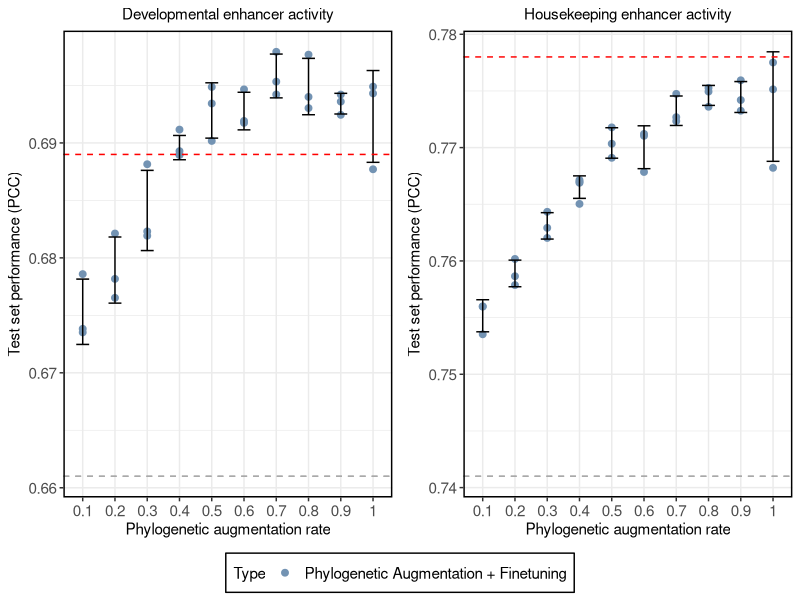
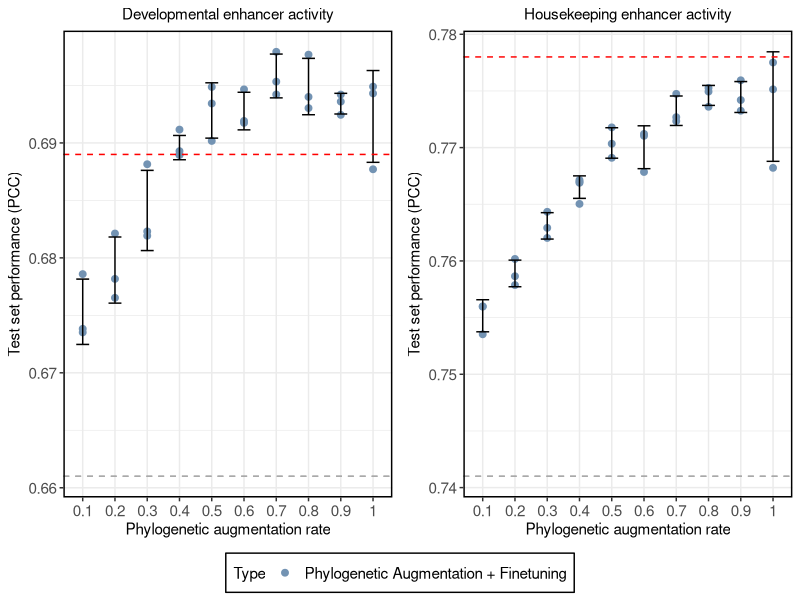

Here is the R script that generated these plots, in order:
# ####################################################################################################################
# plot_hyperparameter_analysis_suppl_phylo_aug_rate.R
#
# Visualize the test performance of on the Drosophila S2 enhancer data using different phylo aug rates with 10 species
# ####################################################################################################################

# ====================================================================================================================
# Imports
# ====================================================================================================================
library(tidyverse)
library(cowplot)
library(ggrepel)

# ====================================================================================================================
# Common functions
# ====================================================================================================================

# Summarize data (mean and standard deviation)
data_summary <- function(data, varname, groupnames){
  require(plyr)
  summary_func <- function(x, col){
    c(mean = mean(x[[col]], na.rm=TRUE),
      sd = sd(x[[col]], na.rm=TRUE))
  }
  data_sum<-ddply(data, groupnames, .fun=summary_func,
                  varname)
  data_sum <- rename(data_sum, c("mean" = varname))
  return(data_sum)
}

# ====================================================================================================================
# Main code
# ====================================================================================================================

# Plot homolog rate
drosophila_pcc <- read_tsv("../output/drosophila_phylo_aug_rate_reduced_species_metrics.tsv")
drosophila_pcc$type <- factor(drosophila_pcc$type)
drosophila_pcc$phylo_aug_rate <- factor(drosophila_pcc$phylo_aug_rate)
drosophila_pcc$fraction <- factor(drosophila_pcc$fraction)
drosophila_pcc$type <- fct_relevel(drosophila_pcc$type, c('none', 'finetune', 'homologs', 'homologs_finetune'))

# Filter out types not needed
drosophila_pcc <- drosophila_pcc %>% filter(type %in% c('homologs_finetune'))
drosophila_pcc$type <- fct_recode(drosophila_pcc$type, `Baseline` = "none", `Finetuning` = "finetune", `Phylogenetic Augmentation` = "homologs", `Phylogenetic Augmentation + Finetuning` = "homologs_finetune")


# Summarize developmental data and plot
drosophila_corr_summary_dev_df <- data_summary(drosophila_pcc, varname="pcc_test_Dev", 
                                               groupnames=c("type", "phylo_aug_rate"))

plot_dev <- ggplot(drosophila_corr_summary_dev_df, aes(x=phylo_aug_rate, y=pcc_test_Dev, colour=type, fill=type)) +
  geom_point(data=drosophila_pcc, size=2, position = position_dodge(width=0.9)) +
  geom_errorbar(aes(ymin = pcc_test_Dev-sd, ymax = pcc_test_Dev+sd), width=.4, position=position_dodge(.9), colour="black") +
  geom_hline(yintercept=0.661, linetype="dashed", color = "darkgrey") +
  theme_bw() +
  geom_hline(yintercept=0.661, linetype="dashed", color = "darkgrey") +
  geom_hline(yintercept=0.689, linetype="dashed", color = "red") +
  scale_color_manual(values=c('#7393B3')) +
  xlab("Phylogenetic augmentation rate") +
  ylab("Test set performance (PCC)") +
  ggtitle('Developmental enhancer activity') +
  theme(legend.position="none",
        plot.title = element_text(hjust = 0.5, size=11),
        axis.title=element_text(size=11), axis.text = element_text(size = 11), legend.text = element_text(size= 11),
        panel.border = element_rect(colour = "black", fill=NA, size=1))

# Summarize housekeeping data and plot
drosophila_corr_summary_hk_df <- data_summary(drosophila_pcc, varname="pcc_test_Hk", 
                                              groupnames=c("type", "phylo_aug_rate"))
plot_hk <- ggplot(drosophila_corr_summary_hk_df, aes(x=phylo_aug_rate, y=pcc_test_Hk, colour=type, fill=type)) +
  geom_point(data=drosophila_pcc, size=2, position = position_dodge(width=0.9)) +
  geom_errorbar(aes(ymin = pcc_test_Hk-sd, ymax = pcc_test_Hk+sd), width=.4, position=position_dodge(.9), colour="black") +
  geom_hline(yintercept=0.741, linetype="dashed", color = "darkgrey") +
  theme_bw() +
  geom_hline(yintercept=0.741, linetype="dashed", color = "darkgrey") +
  geom_hline(yintercept=0.778, linetype="dashed", color = "red") +
  scale_color_manual(values=c('#7393B3')) +
  xlab("Phylogenetic augmentation rate") +
  ylab("Test set performance (PCC)") +
  ggtitle('Housekeeping enhancer activity') +
  theme(legend.position="bottom", plot.title = element_text(hjust = 0.5, size=11), axis.title=element_text(size=11),
        axis.text = element_text(size = 11), legend.title = element_text(size= 11), legend.text = element_text(size= 11),
        panel.border = element_rect(colour = "black", fill=NA, size=1), legend.background = element_rect(size=0.5, linetype="solid", colour="black", fill="white"), legend.direction="horizontal") +
  guides(colour=guide_legend(title="Type"), fill='none')

grobs <- ggplotGrob(plot_hk)$grobs
plot_hk <- plot_hk + theme(legend.position="none")

# Combine plots
plot <- plot_grid(plot_dev, plot_hk, ncol=2)

# Add shared legend
legend <- grobs[[which(sapply(grobs, function(x) x$name) == "guide-box")]]

# Final plot
figure <- plot_grid(plot, legend, ncol=1, rel_heights = c(1, .1))

# Plot figure
ggsave("../figures/suppl_figure_3.tiff", figure, units="in", width=7.5, height=4, device='tiff', dpi=350)
ggsave("../figures/figure_3.jpg", figure, units="in", width=7.5, height=4)
